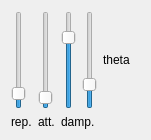
<?xml version="1.0" encoding="UTF-8"?>
<ui version="4.0">
 <class>SlidersWidget</class>
 <widget class="QWidget" name="SlidersWidget">
  <property name="geometry">
   <rect>
    <x>0</x>
    <y>0</y>
    <width>151</width>
    <height>140</height>
   </rect>
  </property>
  <property name="windowTitle">
   <string>Form</string>
  </property>
  <layout class="QGridLayout" name="gridLayout">
   <item row="0" column="0">
    <widget class="QSlider" name="repulsionSlider">
     <property name="minimum">
      <number>200</number>
     </property>
     <property name="maximum">
      <number>4000</number>
     </property>
     <property name="value">
      <number>550</number>
     </property>
     <property name="orientation">
      <enum>Qt::Vertical</enum>
     </property>
    </widget>
   </item>
   <item row="0" column="1">
    <widget class="QSlider" name="attractionSlider">
     <property name="minimum">
      <number>1</number>
     </property>
     <property name="maximum">
      <number>20</number>
     </property>
     <property name="singleStep">
      <number>1</number>
     </property>
     <property name="value">
      <number>2</number>
     </property>
     <property name="sliderPosition">
      <number>2</number>
     </property>
     <property name="orientation">
      <enum>Qt::Vertical</enum>
     </property>
    </widget>
   </item>
   <item row="0" column="2">
    <widget class="QSlider" name="dampingSlider">
     <property name="minimum">
      <number>60</number>
     </property>
     <property name="maximum">
      <number>99</number>
     </property>
     <property name="value">
      <number>90</number>
     </property>
     <property name="orientation">
      <enum>Qt::Vertical</enum>
     </property>
    </widget>
   </item>
   <item row="0" column="3">
    <widget class="QSlider" name="thetaSlider">
     <property name="maximum">
      <number>1000</number>
     </property>
     <property name="value">
      <number>200</number>
     </property>
     <property name="orientation">
      <enum>Qt::Vertical</enum>
     </property>
    </widget>
   </item>
   <item row="0" column="4">
    <widget class="QLabel" name="label_4">
     <property name="text">
      <string>theta</string>
     </property>
    </widget>
   </item>
   <item row="1" column="0">
    <widget class="QLabel" name="label">
     <property name="text">
      <string>rep.</string>
     </property>
    </widget>
   </item>
   <item row="1" column="1">
    <widget class="QLabel" name="label_2">
     <property name="text">
      <string>att.</string>
     </property>
    </widget>
   </item>
   <item row="1" column="2" colspan="2">
    <widget class="QLabel" name="label_3">
     <property name="text">
      <string>damp.</string>
     </property>
    </widget>
   </item>
  </layout>
 </widget>
 <resources/>
 <connections/>
</ui>
